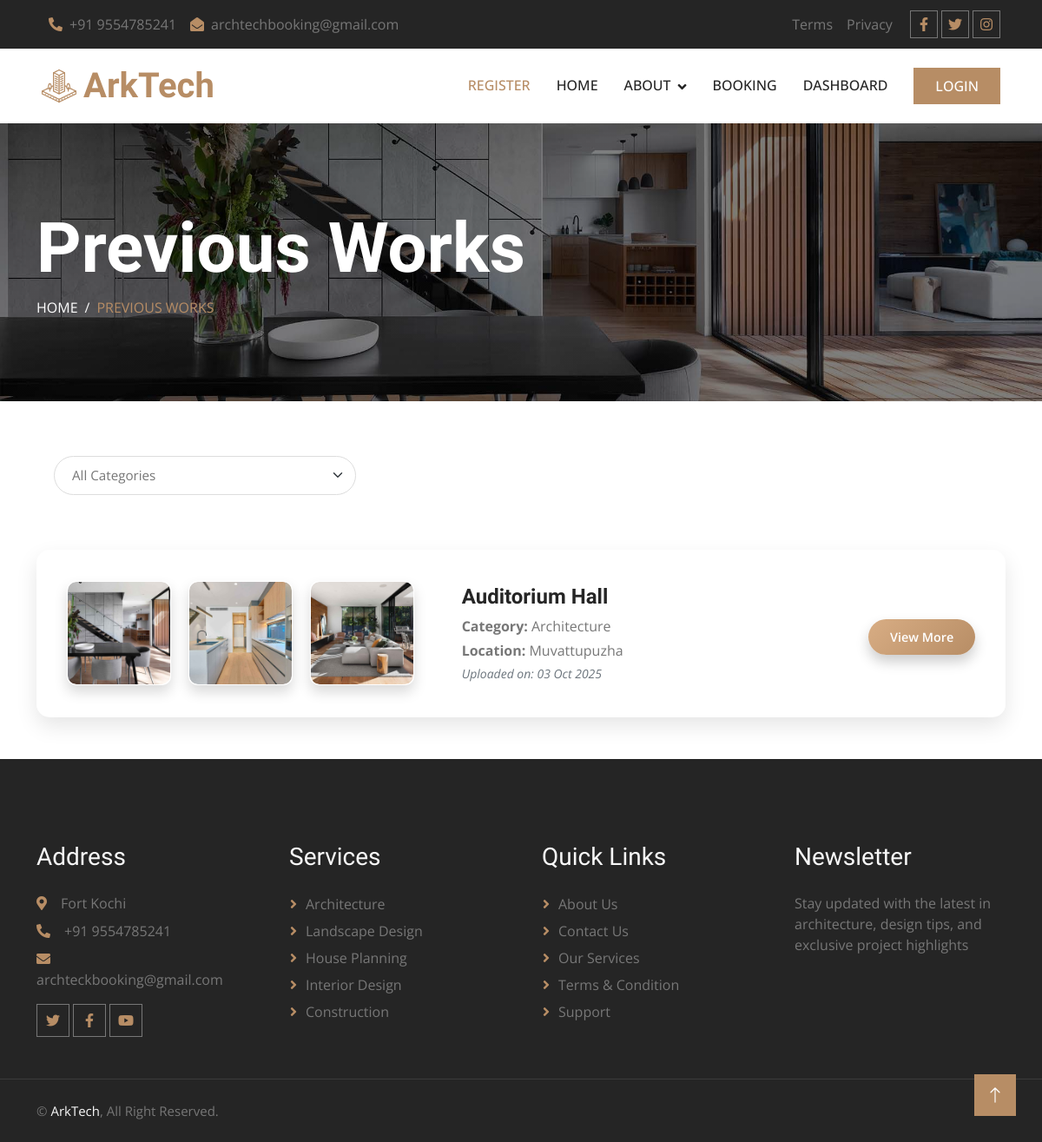
The app's page /Guest/booking.php with its own data.
### tables this page shows
CREATE TABLE IF NOT EXISTS `tbl_previous_works` (
  `prev_work_id` int NOT NULL AUTO_INCREMENT,
  `architect_id` int NOT NULL,
  `title` varchar(1000) NOT NULL,
  `descriptions` varchar(10000) NOT NULL,
  `category_id` int NOT NULL,
  `project_location` varchar(500) NOT NULL,
  `image1` varchar(500) NOT NULL,
  `image2` varchar(500) NOT NULL,
  `image3` varchar(500) NOT NULL,
  `created_at` date NOT NULL,
  PRIMARY KEY (`prev_work_id`)
);

CREATE TABLE IF NOT EXISTS `tbl_category` (
  `category_id` int NOT NULL AUTO_INCREMENT,
  `category_name` varchar(50) NOT NULL,
  PRIMARY KEY (`category_id`)
);

### dboperation.php (called while the page is built, shortened)
<?php
class dboperation
{
    public $con,$res;
    function __construct()
    {
        $this->con=mysqli_connect("localhost","root","","arktech");
    }
    public function executequery($sql)
    {
        $this->res=mysqli_query($this->con,$sql);
        return $this->res;
    }
}
?>

### Guest/booking.php (the view, shortened to what this page needs)
<?php
include("header.php");
include_once("../dboperation.php");
$obj = new dboperation();
$sql = "SELECT pw.*, c.category_name
        FROM tbl_previous_works pw
        LEFT JOIN tbl_category c ON pw.category_id = c.category_id";
$sql .= " ORDER BY pw.created_at DESC";
$res = $obj->executequery($sql);
?>
<div class="container-fluid page-header py-5 mb-5">
  <div class="container py-5">
    <h1 class="display-1 text-white">Previous Works</h1>
    <nav aria-label="breadcrumb">
      <ol class="breadcrumb text-uppercase mb-0">
        <li class="breadcrumb-item"><a class="text-white" href="index.php">Home</a></li>
        <li class="breadcrumb-item text-primary active" aria-current="page">Previous Works</li>
      </ol>
    </nav>
  </div>
</div>
<div class="container mb-5">
  <form method="get" class="row g-3 justify-content-left align-items-center filter-bar">
    <div class="col-md-4">
      <select name="category" class="form-select fancy-select" onchange="this.form.submit()">
        <option value="">All Categories</option>
      </select>
    </div>
  </form>
</div>
<div class="container my-5">
  <?php if (mysqli_num_rows($res) > 0) { ?>
    <?php while ($row = mysqli_fetch_assoc($res)) { ?>
      <div class="project-card mb-5">
        <div class="row align-items-center">
          <div class="col-md-5 d-flex flex-wrap justify-content-center">
            <?php
              $images = [];
              if (!empty($row['image1'])) $images[] = $row['image1'];
              if (!empty($row['image2'])) $images[] = $row['image2'];
              if (!empty($row['image3'])) $images[] = $row['image3'];
              if (count($images) == 0) {
                echo '<img src="https://via.placeholder.com/300x200?text=No+Image" class="glass-img">';
              } else {
                foreach ($images as $img) { ?>
                  <div class="glass" data-text="<?php echo ($row['title']); ?>">
                    <img src="../uploads/<?php echo ($img); ?>"
                         alt="Project Image" class="glass-img">
                  </div>
              <?php }
              }
            ?>
          </div>
          <div class="col-md-5 p-4">
            <h4 class="fw-bold mb-2"><?php echo  ($row['title'] ?: "Untitled Project"); ?></h4>
            <p class="mb-1"><strong>Category:</strong> <?php echo  ($row['category_name']); ?></p>
            <p class="mb-1"><strong>Location:</strong> <?php echo ($row['project_location']); ?></p>
            <p class="text-muted small mb-0"><em>Uploaded on: <?php echo date("d M Y", strtotime($row['created_at'])); ?></em></p>
          </div>
        <div class="col-md-2 text-center">
          <?php if (isset($_SESSION['customer_id']) || isset($_SESSION['arch_id']) || isset($_SESSION['admin_id'])) { ?>
              <a href="project_view.php?id=<?php echo $row['prev_work_id']; ?>"
                class="view-btn mt-2">View More</a>
          <?php } else { ?>
              <button type="button" class="view-btn mt-2" onclick="loginAlert()">View More</button>
          <?php } ?>
            </div>
          </div>
        </div>
    <?php } ?>
  <?php } else { ?>
    <div class="text-center py-5">
      <h4 class="text-muted">No Previous Works Available</h4>
    </div>
  <?php } ?>
</div>
<?php include("footer.php"); ?>

### Guest/css/style.css (style rules this page uses)
:root { --primary: #B78D65; --light: #F8F8F8; --dark: #252525; }
h1, h2, .h1, .h2, .fw-bold { font-weight: 600 !important; }
h3, h4, .h3, .h4, .fw-medium { font-weight: 500 !important; }
.page-header { background: linear-gradient(rgba(0, 0, 0, .5), rgba(0, 0, 0, .5)), url(../img/carousel-1.jpg) center center no-repeat; background-size: cover; }
.breadcrumb-item+.breadcrumb-item::before { color: var(--light); }

### Guest/booking.php (style rules this page uses)
.project-card { border: 1px solid rgba(255, 255, 255, 0.1); border-radius: 15px; box-shadow: 0 10px 25px rgba(0,0,0,0.1); padding: 15px; background: #fff; }
.project-card .glass { position: relative; width: 120px; height: 120px; margin: 10px; background: linear-gradient(#fff2, transparent); border: 1px solid rgba(255, 255, 255, 0.1); box-shadow: 0 8px 15px rgba(0, 0, 0, 0.15); border-radius: 10px; overflow: hidden; transition: 0.3s ease; backdrop-filter: blur(10px); }
.glass-img { width: 100%; height: 100%; object-fit: cover; border-radius: 10px; }
.view-btn { display: inline-block; padding: 10px 25px; font-size: 0.9rem; font-weight: 600; color: #fff; background: linear-gradient(135deg, #d8ad84ff 0%, #B78D65 100%); border: none; border-radius: 50px; text-decoration: none; transition: all 0.3s ease; box-shadow: 0 8px 15px rgba(0, 0, 0, 0.2); position: relative; overflow: hidden; }
.view-btn::after { content: ""; position: absolute; top: 0; left: -75%; width: 50%; height: 100%; background: rgba(255, 255, 255, 0.2); transform: skewX(-25deg); transition: all 0.5s ease; }
.filter-bar { background: #fff; border-radius: 15px; padding: 15px 20px; }
.fancy-select, .fancy-input { border-radius: 50px; border: 1px solid #ddd; padding: 10px 20px; font-size: 0.95rem; transition: all 0.3s ease; }

### records on screen
tbl_previous_works: image1 (picture), image2 (picture), image3 (picture), title "Auditorium Hall", category.category_name "Architecture", project_location "Muvattupuzha", created_at "03 Oct 2025"
